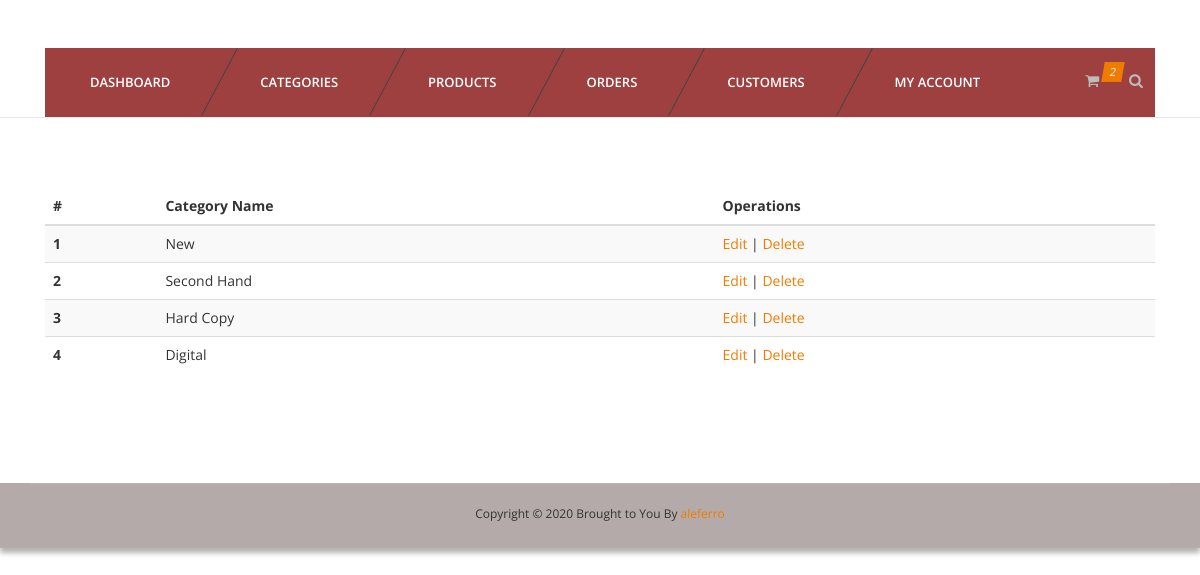
Screenshot of /admin/categories.php (signed in) with the database file from the repository.
### tables this page shows
CREATE TABLE `category` (
  `id` int(11) NOT NULL,
  `name` varchar(255) NOT NULL
);

### admin/categories.php (the view, shortened to what this page needs)
<?php
	require_once '../config/connect.php';
?>
<?php include 'inc/header.php'; ?>
<?php include 'inc/nav.php'; ?>
<section id="content">
	<div class="content-blog">
		<div class="container">
			<table class="table table-striped">
				<thead>
					<tr>
						<th>#</th>
						<th>Category Name</th>
						<th>Operations</th>
					</tr>
				</thead>
				<tbody>
				<?php
					$sql = "SELECT * FROM category";
					$res = mysqli_query($connection, $sql);
					while ($r = mysqli_fetch_assoc($res)) {
				?>
					<tr>
						<th scope="row"><?php echo $r['id']; ?></th>
						<td><?php echo $r['name']; ?></td>
						<td><a href="editcategory.php?id=<?php echo $r['id']; ?>">Edit</a> | <a href="delcategory.php?id=<?php echo $r['id']; ?>">Delete</a></td>
					</tr>
				<?php } ?>
				</tbody>
			</table>
		</div>
	</div>
</section>
<?php include 'inc/footer.php' ?>

### css/light.css (style rules this page uses)
body { background-color:#fff; }

### rows the page displays
category: id "1", name "New"
category: id "2", name "Second Hand"
category: id "3", name "Hard Copy"
category: id "4", name "Digital"
